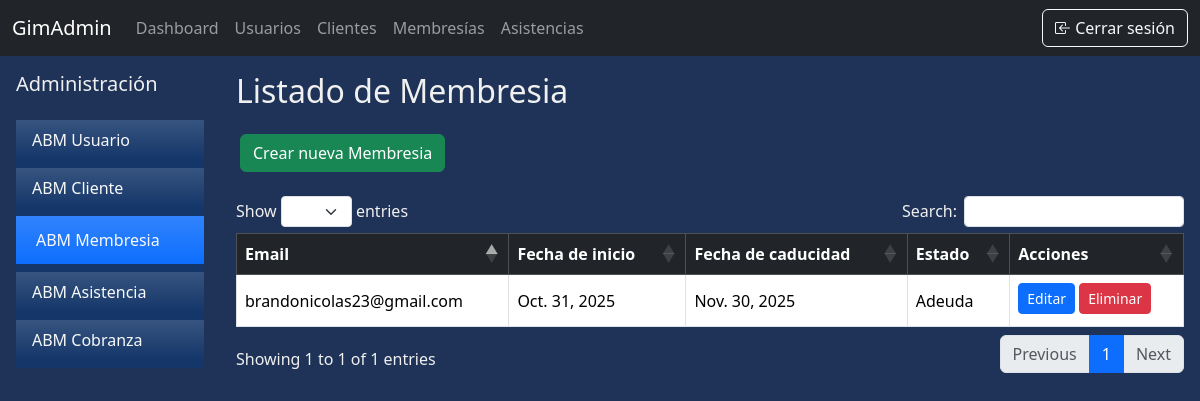
Page /abm/membresia/ (signed in) on the earlier database version.
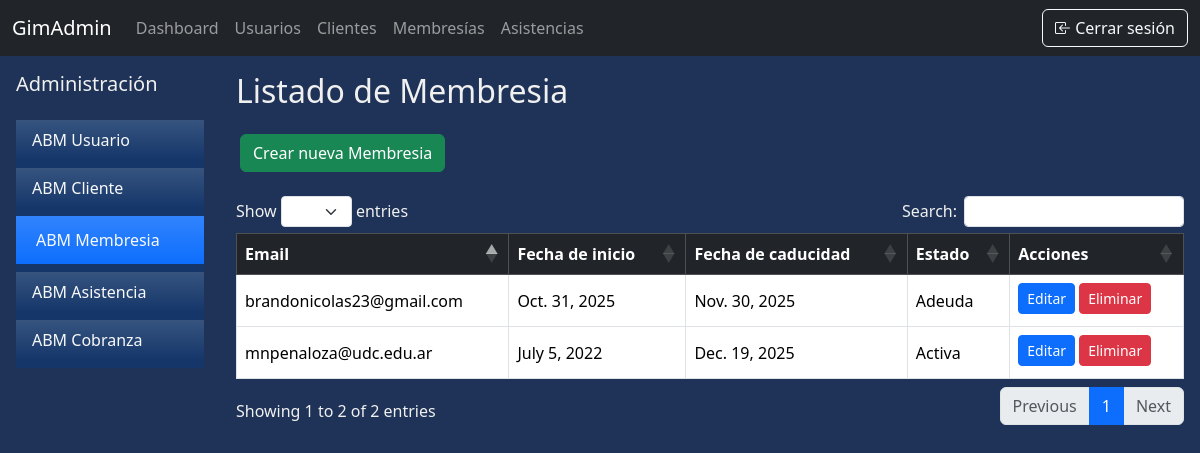
Same page on the later database version.
### apps/abm/models.py (models this page shows, shortened)
class Membresia(models.Model):
    ESTADO_MEMBRESIA = [
        ('Activa', 'Activa'),
        ('Adeuda', 'Adeuda'),
        ('Baja'  , 'Baja'),
    ]
    cliente = models.OneToOneField(Cliente, on_delete=models.CASCADE, null=False, related_name='membresia_cliente')
    fecha_inicio = models.DateField(null=False)
    fecha_fin = models.DateField(null=False)
    estado = models.CharField(max_length=50, choices=ESTADO_MEMBRESIA)

class Cliente(models.Model):
    usuario = models.OneToOneField(UserProfile, on_delete=models.CASCADE, null=False, related_name='cliente_usuario')
    altura = models.IntegerField()
    peso = models.FloatField()
    objetivo = models.CharField(max_length=300, null=False, default="", blank=True)
    avatar = models.ImageField(upload_to='avatars/', null=True, blank=True, default='avatars/default.jpg')

class UserProfile(models.Model):
    user = models.OneToOneField(User, null=False, on_delete=models.CASCADE, related_name='user_usuario')
    dni = models.IntegerField(unique=True, null=False)
    telefono = models.CharField(max_length=50)
    domicilio = models.CharField(max_length=150)
    fecha_nac = models.DateField()
    first_login = models.BooleanField(default=True)

### apps/abm/views.py (the view)
# urls.py: path('membresia/', views.lista_membresias, name='membresia_listar'),
@staff_member_required(login_url='/permisos_insuficientes/')
def lista_membresias(request):
    contexto = {
        'membresias': Membresia.objects.all()
    }
    return render(request, 'lista_membresias.html', contexto)

### apps/abm/templates/lista_membresias.html (shortened to what this page needs)
{% extends "base.html" %}
{% block content %}
<div class="d-flex">
    {% include 'sidebar.html' %}
    <div class="flex-grow-1 p-3 justify-content-end flex-column">
        <h2 class="mb-4">Listado de Membresia</h2>
        <div>
            <a class="p-1" href="{% url 'membresia_elegir_cliente' %}">
                <button type="button" class="btn btn-success" >Crear nueva Membresia</button>
            </a>
        </div>
        <br>
        <table class="table table-bordered table-hover align-middle" {% if membresias %}id="tablaMembresias"{% endif %}>
            <thead class="table-dark bg-gradient">
                <tr>
                    <th>Email</th>
                    <th>Fecha de inicio</th>
                    <th>Fecha de caducidad</th>
                    <th>Estado</th>
                    <th>Acciones</th>
                </tr>
            </thead>
            <tbody>
                {% for membresia in membresias %}
                <tr>
                    <td>{{ membresia.cliente.usuario.user.username }}</td>
                    <td>{{ membresia.fecha_inicio }}</td>
                    <td>{{ membresia.fecha_fin }}</td>
                    <td>{{ membresia.estado }}</td>
                    <td>
                        <a href="{% url 'membresia_editar' pk=membresia.id %}">
                        <button type="button" class="btn btn-sm btn-primary mb-1" href="">Editar</button></a>
                        <a href="{% url 'membresia_eliminar' pk=membresia.id %}">
                        <button type="button" class="btn btn-sm btn-danger mb-1">Eliminar</button></a>
                    </td>
                </tr>
                {% empty %}
                    <tr>
                        <td colspan="6" class="text-center">No hay membresias registradas.</td>
                    </tr>
                {% endfor %}
        </tbody>
        </table>
    </div>
</div>
{% endblock %}

Differences in the rows shown:
added Membresia: cliente.usuario.user.username "mnpenaloza@udc.edu.ar", fecha_inicio "July 5, 2022", fecha_fin "Dec. 19, 2025", estado "Activa"
Other differences:
text written by a page script: "Show entries Search: Showing 1 to 1 of 1 entries Previous 1 Next" → "Show entries Search: Showing 1 to 2 of 2 entries Previous 1 Next"
